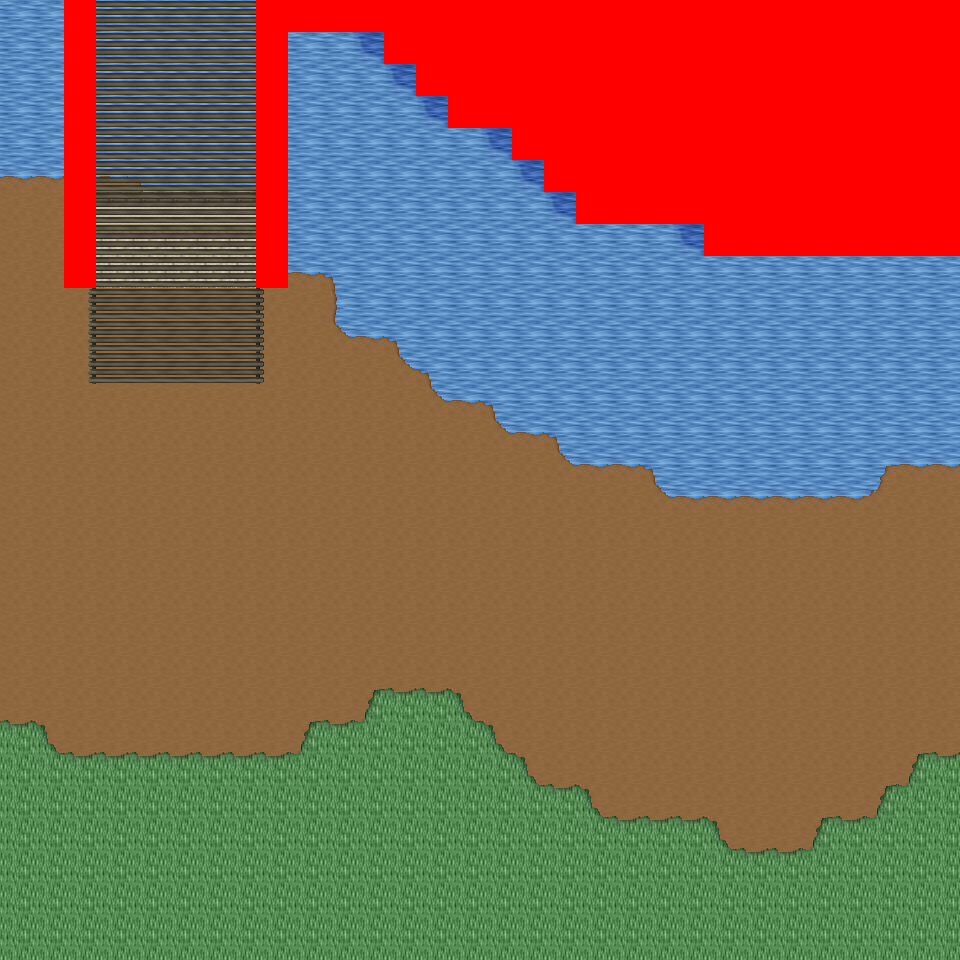

Below is a game level as drawn by its tile map, then a one-line description and the .tmx that defines it (tile-layer data replaced by summaries):
An orthogonal 30x30 tile map with 32x32 px tiles, 6 tile layers (Ground, Object, Object2, Above, ...), 21 tilesets and 5 objects (5x mapExit).

<map version="1.0" orientation="orthogonal" renderorder="right-down" width="30" height="30" tilewidth="32" tileheight="32" nextobjectid="6">
  <tileset firstgid="1" name="tileset_logic_collision" tilewidth="32" tileheight="32" tilecount="1" columns="1">
    <image source="../drawable/tileset_logic_collision.png" width="32" height="32" />
  </tileset>
  <tileset firstgid="2" name="tileset_ground_ground" tilewidth="32" tileheight="32" tilecount="33" columns="3">
    <image source="../drawable/tileset_ground_ground.png" width="96" height="352" />
  </tileset>
  <tileset firstgid="35" name="tileset_building_castle" tilewidth="32" tileheight="32" tilecount="320" columns="20">
    <image source="../drawable/tileset_building_castle.png" width="640" height="512" />
  </tileset>
  <tileset firstgid="355" name="tileset_ground_water_pool" tilewidth="32" tileheight="32" tilecount="72" columns="3">
    <image source="../drawable/tileset_ground_water_pool.png" width="96" height="768" />
  </tileset>
  <tileset firstgid="427" name="tileset_ground_earth_edges" tilewidth="32" tileheight="32" tilecount="18" columns="6">
    <image source="../drawable/tileset_ground_earth_edges.png" width="192" height="96" />
  </tileset>
  <tileset firstgid="445" name="tileset_ground_grass_corners" tilewidth="32" tileheight="32" tilecount="24" columns="6">
    <image source="../drawable/tileset_ground_grass_corners.png" width="192" height="128" />
  </tileset>
  <tileset firstgid="469" name="tileset_ground_grass_edges" tilewidth="32" tileheight="32" tilecount="36" columns="12">
    <image source="../drawable/tileset_ground_grass_edges.png" width="384" height="96" />
  </tileset>
  <tileset firstgid="505" name="tileset_object_row_boat" tilewidth="32" tileheight="32" tilecount="30" columns="6">
    <image source="../drawable/tileset_object_row_boat.png" width="192" height="160" />
  </tileset>
  <tileset firstgid="535" name="tileset_item_ropes" tilewidth="32" tileheight="32" tilecount="4" columns="2">
    <image source="../drawable/tileset_item_ropes.png" width="64" height="64" />
  </tileset>
  <tileset firstgid="539" name="tileset_object_boardwalk" tilewidth="32" tileheight="32" tilecount="36" columns="6">
    <image source="../drawable/tileset_object_boardwalk.png" width="192" height="192" />
  </tileset>
  <tileset firstgid="575" name="tileset_object_ship" tilewidth="32" tileheight="32" tilecount="368" columns="16">
    <image source="../drawable/tileset_object_ship.png" width="512" height="736" />
  </tileset>
  <tileset firstgid="943" name="tileset_item_fishing_nets" tilewidth="32" tileheight="32" tilecount="6" columns="3">
    <image source="../drawable/tileset_item_fishing_nets.png" width="96" height="64" />
  </tileset>
  <tileset firstgid="949" name="tileset_item_fishrods" tilewidth="32" tileheight="32" tilecount="12" columns="4">
    <image source="../drawable/tileset_item_fishrods.png" width="128" height="96" />
  </tileset>
  <tileset firstgid="961" name="tileset_plant_stump_stump_vertical" tilewidth="32" tileheight="32" tilecount="1" columns="1">
    <image source="../drawable/tileset_plant_stump_stump_vertical.png" width="32" height="32" />
  </tileset>
  <tileset firstgid="962" name="tileset_item_pot_barrel" tilewidth="32" tileheight="32" tilecount="2" columns="1">
    <image source="../drawable/tileset_item_pot_barrel.png" width="32" height="64" />
  </tileset>
  <tileset firstgid="964" name="tileset_ground_cobbled_paving" tilewidth="32" tileheight="32" tilecount="1" columns="1">
    <image source="../drawable/tileset_ground_cobbled_paving.png" width="32" height="32" />
  </tileset>
  <tileset firstgid="965" name="tileset_ground_ladder_vertical_pale" tilewidth="32" tileheight="32" tilecount="5" columns="5">
    <image source="../drawable/tileset_ground_ladder_vertical_pale.png" width="160" height="32" />
  </tileset>
  <tileset firstgid="970" name="tileset_item_caution_sign" tilewidth="32" tileheight="32" tilecount="1" columns="1">
    <image source="../drawable/tileset_item_caution_sign.png" width="32" height="32" />
  </tileset>
  <tileset firstgid="971" name="tileset_ground_ridge_earth_dark" tilewidth="32" tileheight="32" tilecount="96" columns="12">
    <image source="../drawable/tileset_ground_ridge_earth_dark.png" width="384" height="256" />
  </tileset>
  <tileset firstgid="1067" name="tileset_ground_ridge_earth_pale" tilewidth="32" tileheight="32" tilecount="96" columns="12">
    <image source="../drawable/tileset_ground_ridge_earth_pale.png" width="384" height="256" />
  </tileset>
  <tileset firstgid="1163" name="tileset_plant_tree_tree_darkgreen" tilewidth="32" tileheight="32" tilecount="88" columns="8">
    <image source="../drawable/tileset_plant_tree_tree_darkgreen.png" width="256" height="352" />
  </tileset>
  <layer name="Ground" width="30" height="30">
    <data>[900 cells, 900 non-empty, 7 distinct tile ids]</data>
  </layer>
  <layer name="Object" width="30" height="30">
    <data>[900 cells, 96 non-empty, 24 distinct tile ids]</data>
  </layer>
  <layer name="Object2" width="30" height="30">
    <data>[900 cells, 84 non-empty, 3 distinct tile ids]</data>
  </layer>
  <layer name="Above" width="30" height="30">
    <data>[900 cells, 0 non-empty, 0 distinct tile ids]</data>
  </layer>
  <layer name="Above2" width="30" height="30">
    <data>[900 cells, 0 non-empty, 0 distinct tile ids]</data>
  </layer>
  <layer name="Walkable" width="30" height="30">
    <data>[900 cells, 137 non-empty, 1 distinct tile ids]</data>
  </layer>
  <objectgroup name="MapEvents">
    <object id="1" name="north" type="mapExit" x="0" y="0" width="64" height="32">
      <properties>
        <property name="map" value="level_0_x19_y77" />
        <property name="x" value="0" />
        <property name="y" value="28" />
      </properties>
    </object>
    <object id="2" name="north2" type="mapExit" x="96" y="0" width="160" height="32">
      <properties>
        <property name="map" value="level_0_x19_y77" />
        <property name="x" value="3" />
        <property name="y" value="28" />
      </properties>
    </object>
    <object id="3" name="south" type="mapExit" x="0" y="928" width="960" height="32">
      <properties>
        <property name="map" value="level_0_x19_y79" />
        <property name="x" value="0" />
        <property name="y" value="1" />
      </properties>
    </object>
    <object id="4" name="west" type="mapExit" x="0" y="0" width="32" height="960">
      <properties>
        <property name="map" value="level_0_x18_y78" />
        <property name="x" value="28" />
        <property name="y" value="0" />
      </properties>
    </object>
    <object id="5" name="east" type="mapExit" x="928" y="256" width="32" height="704">
      <properties>
        <property name="map" value="level_0_x20_y78" />
        <property name="x" value="1" />
        <property name="y" value="8" />
      </properties>
    </object>
  </objectgroup>
</map>
